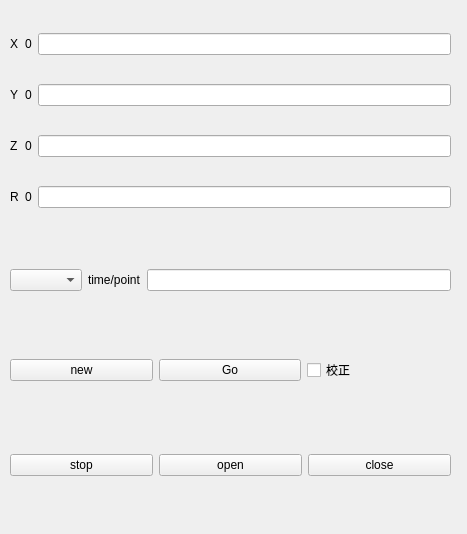
<?xml version="1.0" encoding="UTF-8"?>
<ui version="4.0">
 <class>Form</class>
 <widget class="QWidget" name="Form">
  <property name="geometry">
   <rect>
    <x>0</x>
    <y>0</y>
    <width>467</width>
    <height>534</height>
   </rect>
  </property>
  <property name="windowTitle">
   <string>Form</string>
  </property>
  <widget class="QWidget" name="gridLayoutWidget">
   <property name="geometry">
    <rect>
     <x>10</x>
     <y>10</y>
     <width>441</width>
     <height>221</height>
    </rect>
   </property>
   <layout class="QGridLayout" name="gridLayout_2">
    <item row="1" column="1">
     <widget class="QLabel" name="label_2">
      <property name="text">
       <string>Y</string>
      </property>
     </widget>
    </item>
    <item row="2" column="1">
     <widget class="QLabel" name="label_3">
      <property name="text">
       <string>Z</string>
      </property>
     </widget>
    </item>
    <item row="0" column="2">
     <widget class="QLabel" name="label_1">
      <property name="text">
       <string>0</string>
      </property>
     </widget>
    </item>
    <item row="0" column="3">
     <widget class="QLineEdit" name="lineEdit_1"/>
    </item>
    <item row="1" column="2">
     <widget class="QLabel" name="label_5">
      <property name="text">
       <string>0</string>
      </property>
     </widget>
    </item>
    <item row="1" column="3">
     <widget class="QLineEdit" name="lineEdit_2"/>
    </item>
    <item row="2" column="3">
     <widget class="QLineEdit" name="lineEdit_3"/>
    </item>
    <item row="2" column="2">
     <widget class="QLabel" name="label_6">
      <property name="text">
       <string>0</string>
      </property>
     </widget>
    </item>
    <item row="0" column="1">
     <widget class="QLabel" name="label">
      <property name="text">
       <string>X</string>
      </property>
     </widget>
    </item>
    <item row="3" column="1">
     <widget class="QLabel" name="label_4">
      <property name="text">
       <string>R</string>
      </property>
     </widget>
    </item>
    <item row="3" column="2">
     <widget class="QLabel" name="label_7">
      <property name="text">
       <string>0</string>
      </property>
     </widget>
    </item>
    <item row="3" column="3">
     <widget class="QLineEdit" name="lineEdit_4"/>
    </item>
   </layout>
  </widget>
  <widget class="QWidget" name="horizontalLayoutWidget">
   <property name="geometry">
    <rect>
     <x>10</x>
     <y>240</y>
     <width>441</width>
     <height>80</height>
    </rect>
   </property>
   <layout class="QHBoxLayout" name="horizontalLayout">
    <item>
     <widget class="QComboBox" name="comboBox"/>
    </item>
    <item>
     <widget class="QLabel" name="label_9">
      <property name="text">
       <string>time/point</string>
      </property>
     </widget>
    </item>
    <item>
     <widget class="QLineEdit" name="lineEdit"/>
    </item>
   </layout>
  </widget>
  <widget class="QWidget" name="horizontalLayoutWidget_2">
   <property name="geometry">
    <rect>
     <x>10</x>
     <y>330</y>
     <width>441</width>
     <height>80</height>
    </rect>
   </property>
   <layout class="QHBoxLayout" name="horizontalLayout_2">
    <item>
     <widget class="QPushButton" name="btn_go">
      <property name="text">
       <string>new</string>
      </property>
     </widget>
    </item>
    <item>
     <widget class="QPushButton" name="btn_reset">
      <property name="text">
       <string>Go</string>
      </property>
     </widget>
    </item>
    <item>
     <widget class="QCheckBox" name="checkBox">
      <property name="minimumSize">
       <size>
        <width>144</width>
        <height>22</height>
       </size>
      </property>
      <property name="text">
       <string>校正</string>
      </property>
     </widget>
    </item>
   </layout>
  </widget>
  <widget class="QWidget" name="horizontalLayoutWidget_3">
   <property name="geometry">
    <rect>
     <x>10</x>
     <y>420</y>
     <width>441</width>
     <height>91</height>
    </rect>
   </property>
   <layout class="QHBoxLayout" name="horizontalLayout_3">
    <item>
     <widget class="QPushButton" name="btn_stop">
      <property name="text">
       <string>stop</string>
      </property>
     </widget>
    </item>
    <item>
     <widget class="QPushButton" name="btn_open">
      <property name="text">
       <string>open</string>
      </property>
     </widget>
    </item>
    <item>
     <widget class="QPushButton" name="btn_close">
      <property name="text">
       <string>close</string>
      </property>
     </widget>
    </item>
   </layout>
  </widget>
 </widget>
 <resources/>
 <connections/>
</ui>
